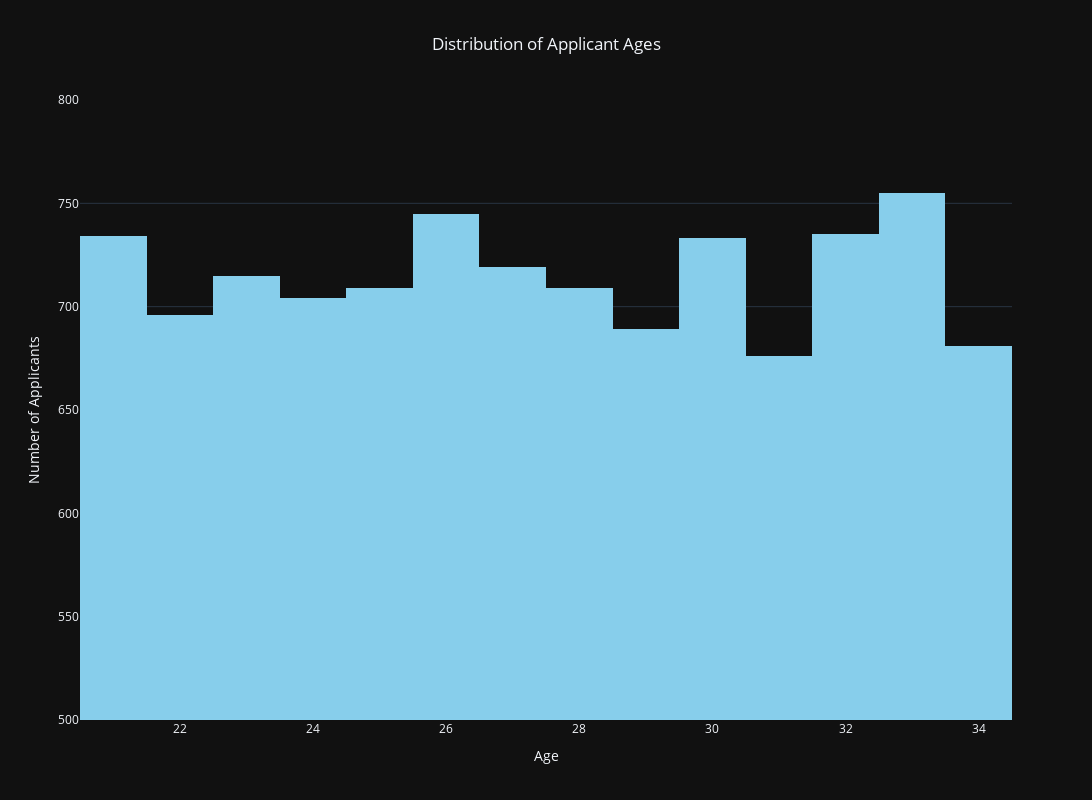

Notebook code cell kept with this figure:
### Code cell
fig = px.histogram(
    mba_df,
    x='Age',
    nbins=20,
    title='Distribution of Applicant Ages',
    labels={'Age': 'Age of Applicant'},
    color_discrete_sequence=['skyblue']
)

fig.update_layout(
    xaxis_title='Age',
    yaxis_title='Number of Applicants',
    yaxis_range=[500, 800],
    height=800,
    width=1200,
    title_x=0.5
)
fig.show()

### Figure 1 — Plotly figure (JSON) as saved in the notebook; plotly's stock layout.template omitted (floating-point values rounded to 4 significant figures; data arrays with more than 128 entries replaced by an {"elided": "..."} marker saying what was removed)
{"data": [{"bingroup": "x", "hovertemplate": "Age of Applicant=%{x}<br>count=%{y}<extra></extra>", "legendgroup": "", "marker": {"color": "skyblue", "pattern": {"shape": ""}}, "name": "", "nbinsx": 20, "orientation": "v", "showlegend": false, "x": {"elided": "10000 int values"}, "xaxis": "x", "yaxis": "y", "type": "histogram"}], "layout": {"xaxis": {"anchor": "y", "domain": [0.0, 1.0], "title": {"text": "Age"}}, "yaxis": {"anchor": "x", "domain": [0.0, 1.0], "title": {"text": "Number of Applicants"}, "range": [500, 800]}, "legend": {"tracegroupgap": 0}, "title": {"text": "Distribution of Applicant Ages", "x": 0.5}, "barmode": "relative", "height": 800, "width": 1200}}
